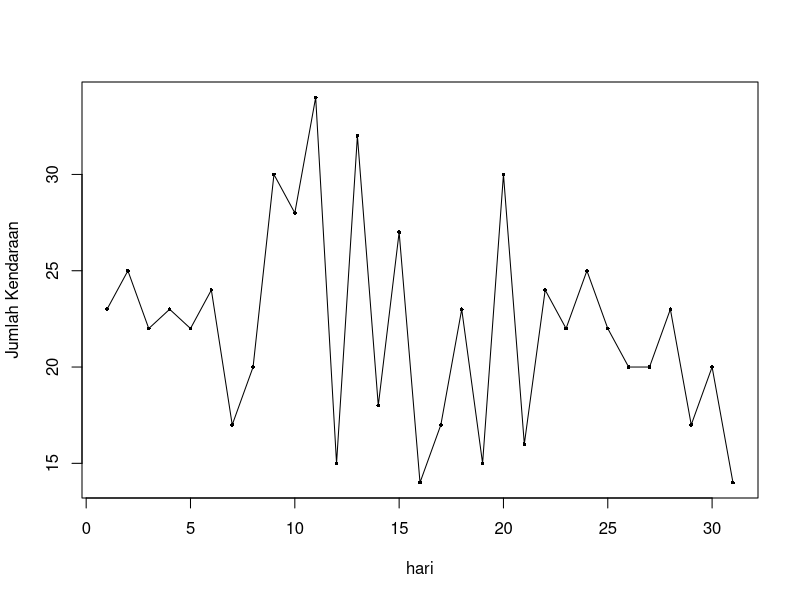
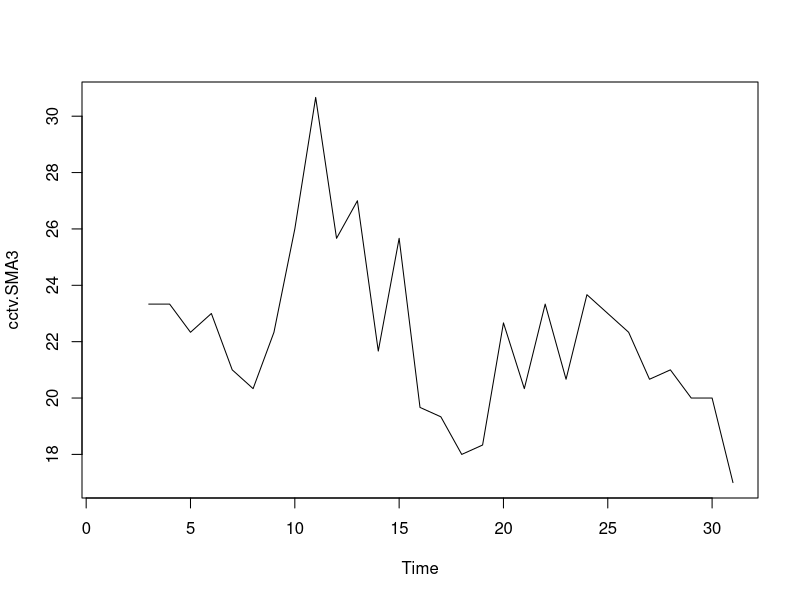
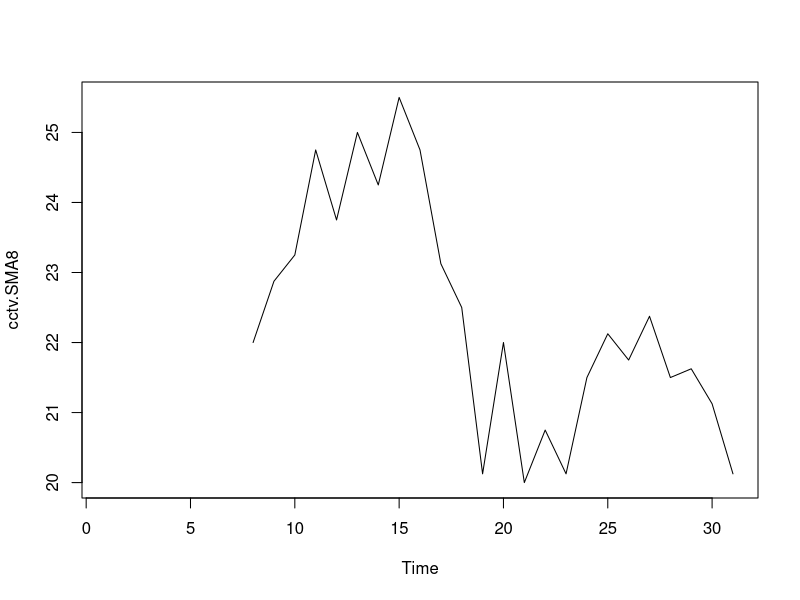
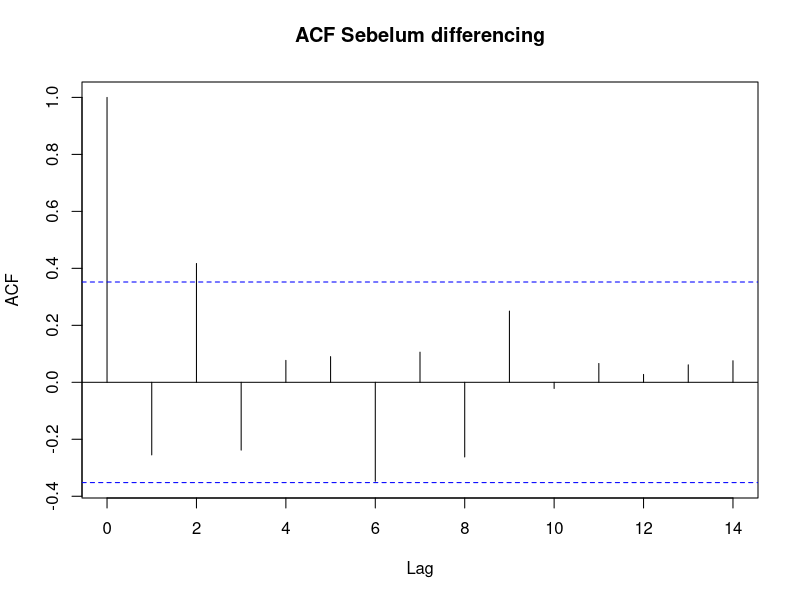
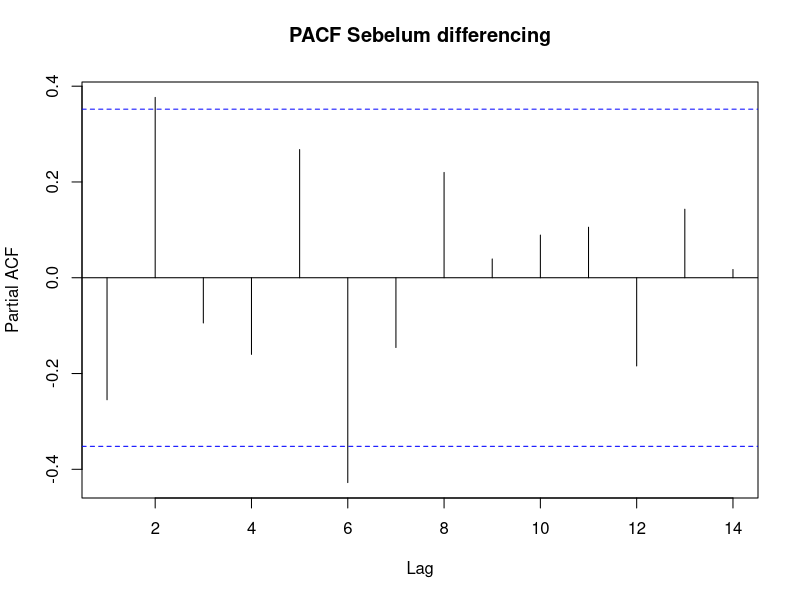
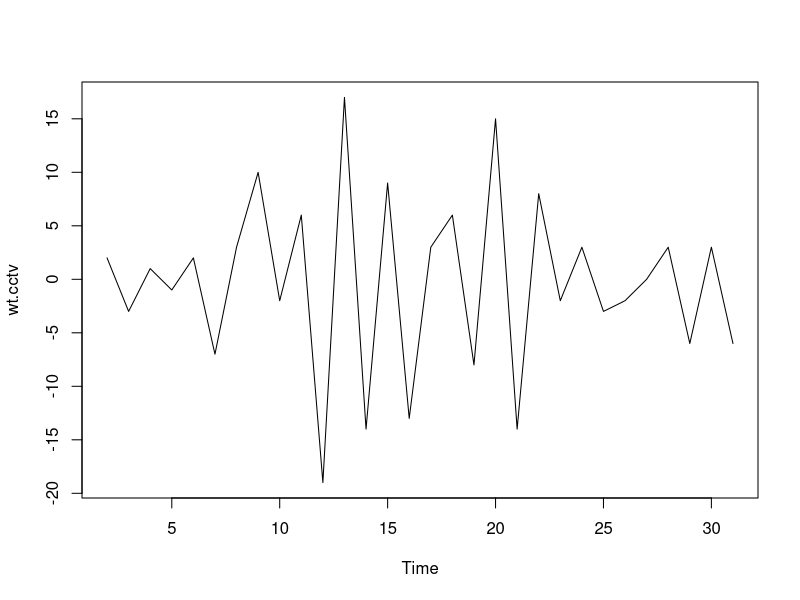
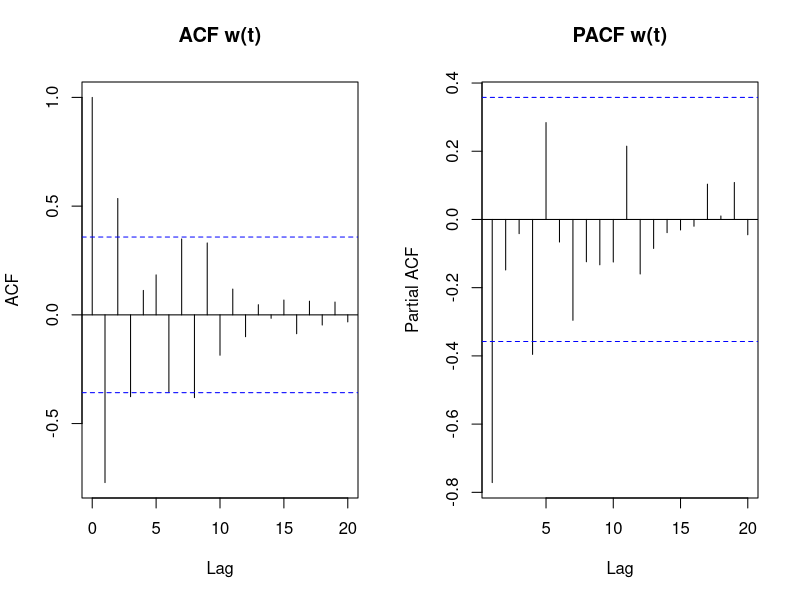
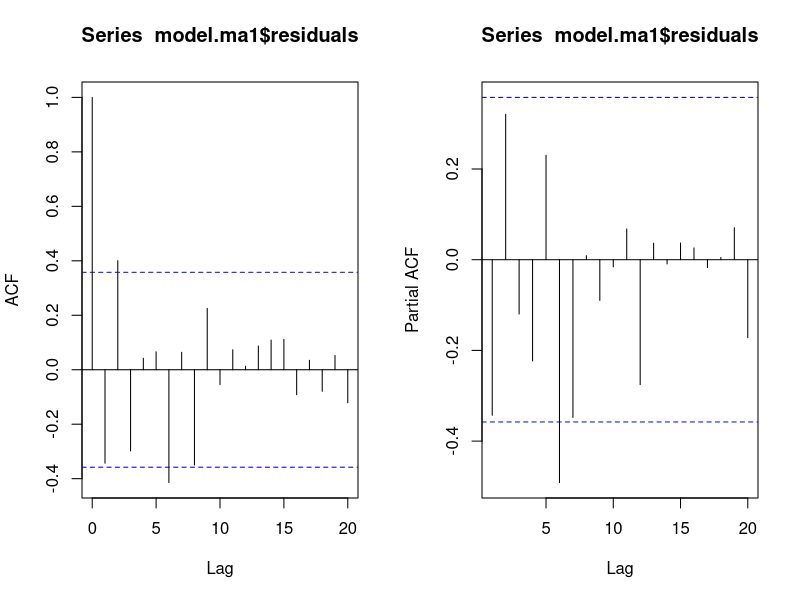

These charts were generated, in order, by the following R code: (Note: this script raises an error after producing the figures.)
getwd()
setwd("C:/Users/USER/Documents/R/Time series")

# UAS TIME SERIES
# DATA CCTV SIMPANG WARDHANI

library(TTR)
library(forecast)

# INPUT DATA
cctv.data <- read.csv("Kelompok 6 Data CCTV Simpang Wardhani View Timur.csv", skip = 7, header = TRUE, sep = ",")
cctv.ts <- ts(cctv.data[,2])

# PLOT DATA
plot(cctv.data[,2],type="o",pch=16,cex=.5,xlab="hari",ylab="Jumlah Kendaraan")

# KESTASIONERAN DATA
cctv.SMA3 <- SMA(cctv.ts,n=3)
plot.ts(cctv.SMA3)

cctv.SMA8 <- SMA(cctv.ts,n=8)
plot.ts(cctv.SMA8)

acf(cctv.ts,main="ACF Sebelum differencing")

pacf(cctv.ts, main="PACF Sebelum differencing")
ndiffs(cctv.ts)
#DIFFERENCING (d=1)
wt.cctv <- diff(cctv.ts,differences=1)
plot.ts(wt.cctv)

# ACF PACF DIFFERENCING
par(mfrow=c(1,2))

acf(wt.cctv,lag.max=20,type="correlation",main="ACF w(t)")
pacf(wt.cctv,lag.max=20,main="PACF w(t)")

# MODEL MA(1)
model.ma1 <- arima(wt.cctv,order=c(0,0,1))
model.ma1
forecast.ma1 <- forecast(model.ma1,h=7)
acf(model.ma1$residuals,lag.max=20)
pacf(model.ma1$residuals,lag.max=20)
Box.test(model.ma1$residuals,lag=20,fitdf=1,type="Ljung-Box")
hist(model.ma1$residuals,freq=FALSE,breaks=15)
curve(dnorm(x, mean=mean(model.ma1$residuals),
            sd=sd(model.ma1$residuals)),col=2,lty=2,lwd=2,add=TRUE)

# MODEL MA(2)
model.ma2 <- arima(wt.cctv,order=c(0,0,2))
model.ma2
forecast.ma2 <- forecast(model.ma2,h=7)
acf(model.ma2$residuals,lag.max=20)
pacf(model.ma2$residuals,lag.max=20)
Box.test(model.ma2$residuals,lag=20,fitdf=2,type="Ljung-Box")
hist(model.ma2$residuals,freq=FALSE,breaks=15)
curve(dnorm(x,mean=mean(model.ma2$residuals),
            sd=sd(model.ma2$residuals)),col=2,lty=2,lwd=2,add=TRUE)

# MODEL AR(1)
model.ar1 <- arima(wt.cctv,order=c(1,0,0))
model.ar1
forecast.ar1 <- forecast(model.ar1,h=7)
acf(model.ar1$residuals,lag.max=20)
pacf(model.ar1$residuals,lag.max=20)
Box.test(model.ar1$residuals,lag=20,fitdf=1,type="Ljung-Box")
hist(model.ar1$residuals,freq=FALSE,breaks=15)
curve(dnorm(x,mean=mean(model.ar1$residuals),
            sd=sd(model.ar1$residuals)),col=2,lty=2,lwd=2,add=TRUE)

# MODEL AR(2)
model.ar2 <- arima(wt.cctv,order=c(2,0,0))
model.ar2
forecast.ar2 <- forecast(model.ar2,h=7)
acf(model.ar2$residuals,lag.max=20)
pacf(model.ar2$residuals,lag.max=20)
Box.test(model.ar2$residuals,lag=20,fitdf=2,type="Ljung-Box")
hist(model.ar2$residuals,freq=FALSE,breaks=15)
curve(dnorm(x,mean=mean(model.ar2$residuals),
            sd=sd(model.ar2$residuals)),col=2,lty=2,lwd=2,add=TRUE)

# MODEL ARMA(1,1)
model.arma11 <- arima(wt.cctv,order=c(1,0,1))
model.arma11
forecast.arma11 <- forecast(model.arma11,h=7)
acf(model.arma11$residuals,lag.max=20)
pacf(model.arma11$residuals,lag.max=20)
Box.test(model.arma11$residuals,lag=20,fitdf=2,type="Ljung-Box")
hist(model.arma11$residuals,freq=FALSE,breaks=15)
curve(dnorm(x,mean=mean(model.arma11$residuals),
            sd=sd(model.arma11$residuals)),col=2,lty=2,lwd=2,add=TRUE)

# MODEL ARMA(1,2)
model.arma12 <- arima(wt.cctv,order=c(1,0,2))
model.arma12
forecast.arma12 <- forecast(model.arma12,h=7)
acf(model.arma12$residuals,lag.max=20)
pacf(model.arma12$residuals,lag.max=20)
Box.test(model.arma12$residuals,lag=20,fitdf=3,type="Ljung-Box")
hist(model.arma12$residuals,freq=FALSE,breaks=15)
curve(dnorm(x,mean=mean(model.arma12$residuals),
            sd=sd(model.arma12$residuals)),col=2,lty=2,lwd=2,add=TRUE)

# MODEL ARMA(2,1)
model.arma21 <- arima(wt.cctv,order=c(2,0,1))
model.arma21
forecast.arma21 <- forecast(model.arma21,h=7)
acf(model.arma21$residuals,lag.max=20)
pacf(model.arma21$residuals,lag.max=20)
Box.test(model.arma21$residuals,lag=20,fitdf=3,type="Ljung-Box")
hist(model.arma21$residuals,freq=FALSE,breaks=15)
curve(dnorm(x,mean=mean(model.arma21$residuals),
            sd=sd(model.arma21$residuals)),col=2,lty=2,lwd=2,add=TRUE)

# MODEL ARMA(2,2)
model.arma22 <- arima(wt.cctv,order=c(2,0,2))
model.arma22
forecast.arma22 <- forecast(model.arma22,h=7)
acf(model.arma22$residuals,lag.max=20)
pacf(model.arma22$residuals,lag.max=20)
Box.test(model.arma22$residuals,lag=20,fitdf=4,type="Ljung-Box")
hist(model.arma22$residuals,freq=FALSE,breaks=15)
curve(dnorm(x,mean=mean(model.arma22$residuals),
            sd=sd(model.arma22$residuals)),col=2,lty=2,lwd=2,add=TRUE)
#ARIMA MODELING 
# MODEL ARIMA(0,1,1)
model.arima011 <- arima(wt.cctv,order=c(0,1,1))
model.arima011
forecast.arima011 <- forecast(model.arima011,h=7)
acf(model.arima011$residuals,lag.max=20)
pacf(model.arima011$residuals,lag.max=20)
Box.test(model.arima011$residuals,lag=20,fitdf=1,type="Ljung-Box")
hist(model.arima011$residuals,freq=FALSE,breaks=15)
curve(dnorm(x,mean=mean(model.arima011$residuals),
            sd=sd(model.arima011$residuals)),col=2,lty=2,lwd=2,add=TRUE)

# MODEL ARIMA(1,1,1)
model.arima111 <- arima(wt.cctv,order=c(1,1,1))
model.arima111
forecast.arima111 <- forecast(model.arima111,h=7)
acf(model.arima111$residuals)
pacf(model.arima111$residuals)
Box.test(model.arima111$residuals,lag=20,fitdf=2,type="Ljung-Box")
hist(model.arima111$residuals,freq=FALSE,breaks=15)
curve(dnorm(x,mean=mean(model.arima111$residuals),
            sd=sd(model.arima111$residuals)),col=2,lty=2,lwd=2,add=TRUE)

# MODEL ARIMA(2,1,1)
model.arima211 <- arima(wt.cctv,order=c(2,1,1))
model.arima211
forecast.arima211 <- forecast(model.arima211,h=7)
acf(model.arima211$residuals)
pacf(model.arima211$residuals)
Box.test(model.arima211$residuals,lag=20,fitdf=3,type="Ljung-Box")
hist(model.arima211$residuals,freq=FALSE,breaks=15)
curve(dnorm(x,mean=mean(model.arima211$residuals),
            sd=sd(model.arima211$residuals)),col=2,lty=2,lwd=2,add=TRUE)

# MODEL ARIMA(1,1,2)
model.arima112 <- arima(wt.cctv,order=c(1,1,2))
model.arima112
forecast.arima112 <- forecast(model.arima112,h=7)
acf(model.arima112$residuals)
pacf(model.arima112$residuals)
Box.test(model.arima112$residuals,lag=20,fitdf=3,type="Ljung-Box")
hist(model.arima212$residuals,freq=FALSE,breaks=15)
curve(dnorm(x,mean=mean(model.arima112$residuals),
            sd=sd(model.arima112$residuals)), col=2,lty=2,lwd=2,add=TRUE)

# MODEL ARIMA(2,1,2)
model.arima212 <- arima(wt.cctv,order=c(2,1,2))
model.arima212
forecast.arima212 <- forecast(model.arima212,h=7)
acf(model.arima212$residuals)
pacf(model.arima212$residuals)
Box.test(model.arima212$residuals,lag=20,fitdf=4,type="Ljung-Box")
hist(model.arima212$residuals,freq=FALSE,breaks=15)
curve(dnorm(x, mean=mean(model.arima212$residuals),
            sd=sd(model.arima212$residuals)),col=2,lty=2,lwd=2,add=TRUE)

# PERBANDINGAN AIC
AIC(model.ar1)
AIC(model.ar2)
AIC(model.ma1)
AIC(model.ma2)
AIC(model.arma11)
AIC(model.arma12)
AIC(model.arma21)
AIC(model.arma22)
AIC(model.arima011)
AIC(model.arima111)
AIC(model.arima211)
AIC(model.arima112)
AIC(model.arima212)

# MODEL TERBAIK
best.model <- model.arma21

# FITTED MODEL TERBAIK
fit.best <- as.vector(fitted(best.model))
plot(cctv.data[,2],type="p",pch=16,cex=.5,xlab="hari",ylab="Jumlah Kendaraan")
lines(fit.best)
legend("topright",c("Data Aktual","Fitted"),pch=c(16,NA),lwd=c(NA,1))

# FORECAST MODEL TERBAIK
best.forecast <- forecast(best.model,h=7)
best.forecast
plot(best.forecast)
